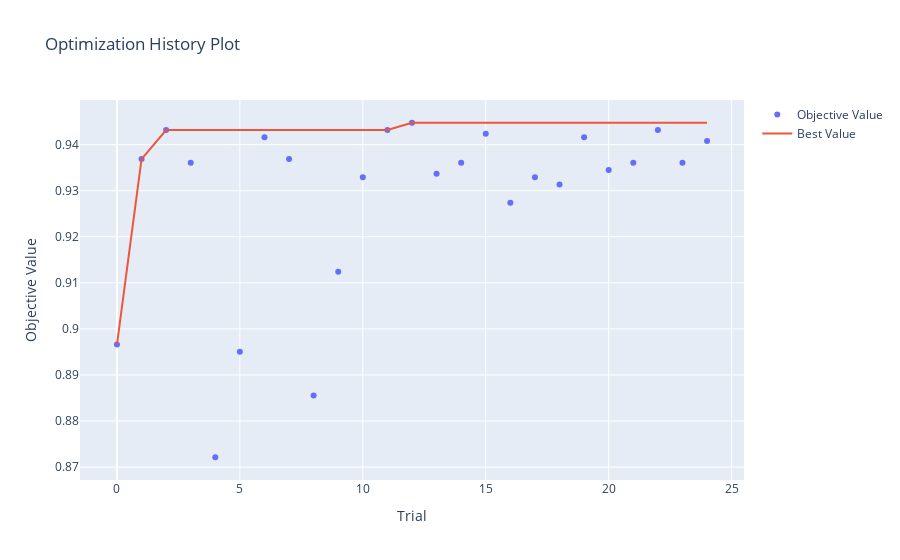

Notebook code for this chart:
### Code cell
optimization_history = ov.plot_optimization_history(XGb_model)
optimization_history.show()

### Figure 1 — Plotly figure (JSON) as saved in the notebook; plotly's stock layout.template omitted (floating-point values rounded to 4 significant figures)
{"data": [{"mode": "markers", "name": "Objective Value", "type": "scatter", "x": [0, 1, 2, 3, 4, 5, 6, 7, 8, 9, 10, 11, 12, 13, 14, 15, 16, 17, 18, 19, 20, 21, 22, 23, 24], "y": [0.8966, 0.9369, 0.9432, 0.9361, 0.8721, 0.895, 0.9416, 0.9369, 0.8856, 0.9124, 0.9329, 0.9432, 0.9448, 0.9337, 0.9361, 0.9424, 0.9274, 0.9329, 0.9313, 0.9416, 0.9345, 0.9361, 0.9432, 0.9361, 0.9408]}, {"mode": "lines", "name": "Best Value", "type": "scatter", "x": [0, 1, 2, 3, 4, 5, 6, 7, 8, 9, 10, 11, 12, 13, 14, 15, 16, 17, 18, 19, 20, 21, 22, 23, 24], "y": [0.8966, 0.9369, 0.9432, 0.9432, 0.9432, 0.9432, 0.9432, 0.9432, 0.9432, 0.9432, 0.9432, 0.9432, 0.9448, 0.9448, 0.9448, 0.9448, 0.9448, 0.9448, 0.9448, 0.9448, 0.9448, 0.9448, 0.9448, 0.9448, 0.9448]}, {"marker": {"color": "#cccccc"}, "mode": "markers", "name": "Infeasible Trial", "showlegend": false, "type": "scatter", "x": [], "y": []}], "layout": {"title": {"text": "Optimization History Plot"}, "xaxis": {"title": {"text": "Trial"}}, "yaxis": {"title": {"text": "Objective Value"}}}}
